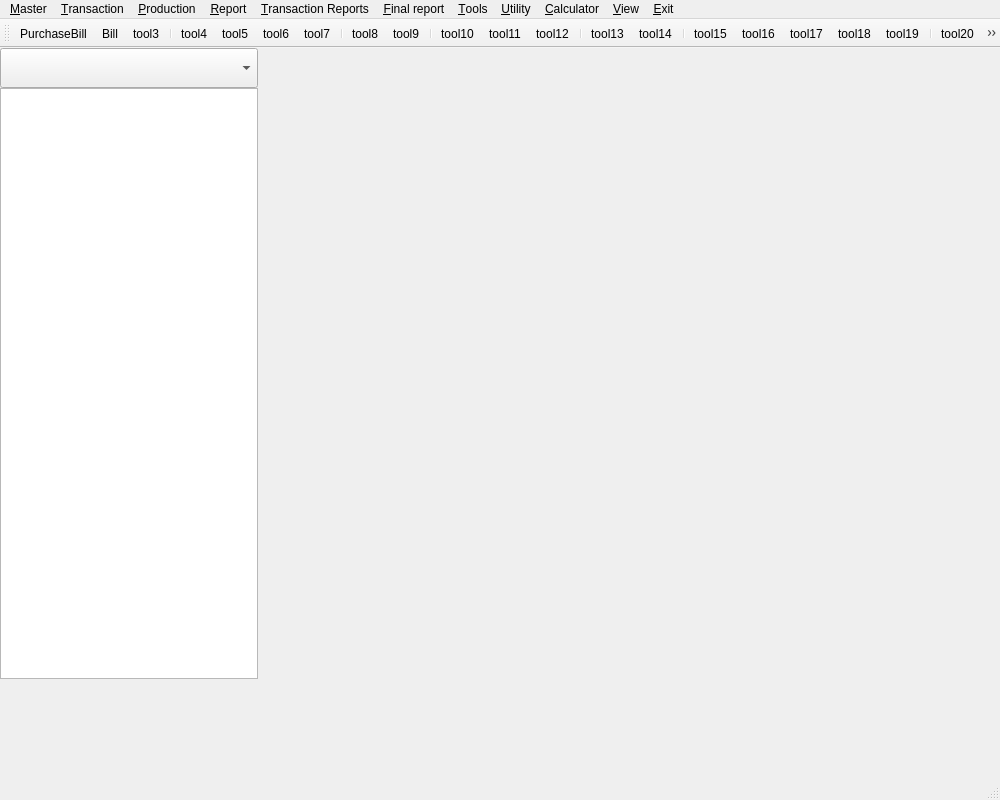
<?xml version="1.0" encoding="UTF-8"?>
<ui version="4.0">
 <class>MainWindow</class>
 <widget class="QMainWindow" name="MainWindow">
  <property name="geometry">
   <rect>
    <x>0</x>
    <y>0</y>
    <width>1000</width>
    <height>800</height>
   </rect>
  </property>
  <property name="windowTitle">
   <string>SHREE SHAKTI THREAD - NHD</string>
  </property>
  <property name="unifiedTitleAndToolBarOnMac">
   <bool>false</bool>
  </property>
  <widget class="QWidget" name="centralwidget">
   <widget class="QWidget" name="">
    <property name="geometry">
     <rect>
      <x>0</x>
      <y>0</y>
      <width>258</width>
      <height>701</height>
     </rect>
    </property>
    <layout class="QVBoxLayout" name="verticalLayout" stretch="0,0">
     <property name="spacing">
      <number>0</number>
     </property>
     <property name="leftMargin">
      <number>0</number>
     </property>
     <property name="topMargin">
      <number>0</number>
     </property>
     <property name="bottomMargin">
      <number>70</number>
     </property>
     <item>
      <widget class="QComboBox" name="comboBox">
       <property name="sizePolicy">
        <sizepolicy hsizetype="Expanding" vsizetype="Fixed">
         <horstretch>0</horstretch>
         <verstretch>0</verstretch>
        </sizepolicy>
       </property>
       <property name="minimumSize">
        <size>
         <width>250</width>
         <height>40</height>
        </size>
       </property>
      </widget>
     </item>
     <item>
      <widget class="QListWidget" name="listWidget">
       <property name="sizePolicy">
        <sizepolicy hsizetype="Expanding" vsizetype="Expanding">
         <horstretch>0</horstretch>
         <verstretch>0</verstretch>
        </sizepolicy>
       </property>
       <property name="minimumSize">
        <size>
         <width>250</width>
         <height>334</height>
        </size>
       </property>
       <property name="maximumSize">
        <size>
         <width>16777215</width>
         <height>591</height>
        </size>
       </property>
      </widget>
     </item>
    </layout>
   </widget>
  </widget>
  <widget class="QMenuBar" name="menubar">
   <property name="geometry">
    <rect>
     <x>0</x>
     <y>0</y>
     <width>1000</width>
     <height>33</height>
    </rect>
   </property>
   <widget class="QMenu" name="menuMaster">
    <property name="title">
     <string>&amp;Master</string>
    </property>
    <addaction name="actionPurchaseBill"/>
    <addaction name="actionBill"/>
   </widget>
   <widget class="QMenu" name="menuTransaction">
    <property name="title">
     <string>&amp;Transaction</string>
    </property>
   </widget>
   <widget class="QMenu" name="menuProduction">
    <property name="title">
     <string>&amp;Production</string>
    </property>
   </widget>
   <widget class="QMenu" name="menuReport">
    <property name="title">
     <string>&amp;Report</string>
    </property>
   </widget>
   <widget class="QMenu" name="menuTransaction_Reports">
    <property name="title">
     <string>&amp;Transaction Reports</string>
    </property>
   </widget>
   <widget class="QMenu" name="menuFinal_report">
    <property name="title">
     <string>&amp;Final report</string>
    </property>
   </widget>
   <widget class="QMenu" name="menuTools">
    <property name="title">
     <string>&amp;Tools</string>
    </property>
   </widget>
   <widget class="QMenu" name="menuUtility">
    <property name="title">
     <string>&amp;Utility</string>
    </property>
   </widget>
   <widget class="QMenu" name="menuCalculator">
    <property name="title">
     <string>&amp;Calculator</string>
    </property>
   </widget>
   <widget class="QMenu" name="menuView">
    <property name="title">
     <string>&amp;View</string>
    </property>
   </widget>
   <widget class="QMenu" name="menuExit">
    <property name="title">
     <string>&amp;Exit</string>
    </property>
   </widget>
   <addaction name="menuMaster"/>
   <addaction name="menuTransaction"/>
   <addaction name="menuProduction"/>
   <addaction name="menuReport"/>
   <addaction name="menuTransaction_Reports"/>
   <addaction name="menuFinal_report"/>
   <addaction name="menuTools"/>
   <addaction name="menuUtility"/>
   <addaction name="menuCalculator"/>
   <addaction name="menuView"/>
   <addaction name="menuExit"/>
  </widget>
  <widget class="QStatusBar" name="statusbar"/>
  <widget class="QToolBar" name="toolBar">
   <property name="windowTitle">
    <string>toolBar</string>
   </property>
   <property name="iconSize">
    <size>
     <width>20</width>
     <height>20</height>
    </size>
   </property>
   <attribute name="toolBarArea">
    <enum>TopToolBarArea</enum>
   </attribute>
   <attribute name="toolBarBreak">
    <bool>false</bool>
   </attribute>
   <addaction name="actionPurchaseBill"/>
   <addaction name="actionBill"/>
   <addaction name="actiontool3"/>
   <addaction name="separator"/>
   <addaction name="actiontool4"/>
   <addaction name="actiontool5"/>
   <addaction name="actiontool6"/>
   <addaction name="actiontool7"/>
   <addaction name="separator"/>
   <addaction name="actiontool8"/>
   <addaction name="actiontool9"/>
   <addaction name="separator"/>
   <addaction name="actiontool10"/>
   <addaction name="actiontool11"/>
   <addaction name="actiontool12"/>
   <addaction name="separator"/>
   <addaction name="actiontool13"/>
   <addaction name="actiontool14"/>
   <addaction name="separator"/>
   <addaction name="actiontool15"/>
   <addaction name="actiontool16"/>
   <addaction name="actiontool17"/>
   <addaction name="actiontool18"/>
   <addaction name="actiontool19"/>
   <addaction name="separator"/>
   <addaction name="actiontool20"/>
   <addaction name="separator"/>
   <addaction name="actiontool21"/>
   <addaction name="actiontool22"/>
   <addaction name="separator"/>
   <addaction name="actiontool23"/>
   <addaction name="actiontool24"/>
   <addaction name="actiontool25"/>
   <addaction name="separator"/>
  </widget>
  <action name="actionPurchaseBill">
   <property name="icon">
    <iconset>
     <normaloff>C:/Users/nihar/Downloads/letter-a.png</normaloff>C:/Users/nihar/Downloads/letter-a.png</iconset>
   </property>
   <property name="text">
    <string>&amp;PurchaseBill</string>
   </property>
   <property name="menuRole">
    <enum>QAction::MenuRole::NoRole</enum>
   </property>
  </action>
  <action name="actionBill">
   <property name="icon">
    <iconset>
     <normaloff>C:/Users/nihar/Downloads/letter-a.png</normaloff>C:/Users/nihar/Downloads/letter-a.png</iconset>
   </property>
   <property name="text">
    <string>&amp;Bill</string>
   </property>
   <property name="menuRole">
    <enum>QAction::MenuRole::NoRole</enum>
   </property>
  </action>
  <action name="actiontool3">
   <property name="icon">
    <iconset>
     <normaloff>C:/Users/nihar/Downloads/letter-a.png</normaloff>C:/Users/nihar/Downloads/letter-a.png</iconset>
   </property>
   <property name="text">
    <string>tool3</string>
   </property>
   <property name="menuRole">
    <enum>QAction::MenuRole::NoRole</enum>
   </property>
  </action>
  <action name="actiontool4">
   <property name="icon">
    <iconset>
     <normaloff>C:/Users/nihar/Downloads/letter-i (1).png</normaloff>C:/Users/nihar/Downloads/letter-i (1).png</iconset>
   </property>
   <property name="text">
    <string>tool4</string>
   </property>
   <property name="menuRole">
    <enum>QAction::MenuRole::NoRole</enum>
   </property>
  </action>
  <action name="actiontool5">
   <property name="icon">
    <iconset>
     <normaloff>C:/Users/nihar/Downloads/letter-i.png</normaloff>C:/Users/nihar/Downloads/letter-i.png</iconset>
   </property>
   <property name="text">
    <string>tool5</string>
   </property>
   <property name="menuRole">
    <enum>QAction::MenuRole::NoRole</enum>
   </property>
  </action>
  <action name="actiontool6">
   <property name="icon">
    <iconset>
     <normaloff>C:/Users/nihar/Downloads/letter-i (1).png</normaloff>C:/Users/nihar/Downloads/letter-i (1).png</iconset>
   </property>
   <property name="text">
    <string>tool6</string>
   </property>
   <property name="menuRole">
    <enum>QAction::MenuRole::NoRole</enum>
   </property>
  </action>
  <action name="actiontool7">
   <property name="icon">
    <iconset>
     <normaloff>C:/Users/nihar/Downloads/letter-i (1).png</normaloff>C:/Users/nihar/Downloads/letter-i (1).png</iconset>
   </property>
   <property name="text">
    <string>tool7</string>
   </property>
   <property name="menuRole">
    <enum>QAction::MenuRole::NoRole</enum>
   </property>
  </action>
  <action name="actiontool8">
   <property name="icon">
    <iconset>
     <normaloff>C:/Users/nihar/Downloads/letter-a.png</normaloff>C:/Users/nihar/Downloads/letter-a.png</iconset>
   </property>
   <property name="text">
    <string>tool8</string>
   </property>
   <property name="menuRole">
    <enum>QAction::MenuRole::NoRole</enum>
   </property>
  </action>
  <action name="actiontool9">
   <property name="icon">
    <iconset>
     <normaloff>C:/Users/nihar/Downloads/letter-a.png</normaloff>C:/Users/nihar/Downloads/letter-a.png</iconset>
   </property>
   <property name="text">
    <string>tool9</string>
   </property>
   <property name="menuRole">
    <enum>QAction::MenuRole::NoRole</enum>
   </property>
  </action>
  <action name="actiontool10">
   <property name="icon">
    <iconset>
     <normaloff>C:/Users/nihar/Downloads/letter-i (2).png</normaloff>C:/Users/nihar/Downloads/letter-i (2).png</iconset>
   </property>
   <property name="text">
    <string>tool10</string>
   </property>
   <property name="menuRole">
    <enum>QAction::MenuRole::NoRole</enum>
   </property>
  </action>
  <action name="actiontool11">
   <property name="icon">
    <iconset>
     <normaloff>C:/Users/nihar/Downloads/letter-i (1).png</normaloff>C:/Users/nihar/Downloads/letter-i (1).png</iconset>
   </property>
   <property name="text">
    <string>tool11</string>
   </property>
   <property name="menuRole">
    <enum>QAction::MenuRole::NoRole</enum>
   </property>
  </action>
  <action name="actiontool12">
   <property name="icon">
    <iconset>
     <normaloff>C:/Users/nihar/Downloads/letter-i (1).png</normaloff>C:/Users/nihar/Downloads/letter-i (1).png</iconset>
   </property>
   <property name="text">
    <string>tool12</string>
   </property>
   <property name="toolTip">
    <string>tool12</string>
   </property>
   <property name="menuRole">
    <enum>QAction::MenuRole::NoRole</enum>
   </property>
  </action>
  <action name="actiontool13">
   <property name="icon">
    <iconset>
     <normaloff>C:/Users/nihar/Downloads/letter-i (1).png</normaloff>C:/Users/nihar/Downloads/letter-i (1).png</iconset>
   </property>
   <property name="text">
    <string>tool13</string>
   </property>
   <property name="toolTip">
    <string>tool13</string>
   </property>
   <property name="menuRole">
    <enum>QAction::MenuRole::NoRole</enum>
   </property>
  </action>
  <action name="actiontool14">
   <property name="icon">
    <iconset>
     <normaloff>C:/Users/nihar/Downloads/letter-i (1).png</normaloff>C:/Users/nihar/Downloads/letter-i (1).png</iconset>
   </property>
   <property name="text">
    <string>tool14</string>
   </property>
   <property name="toolTip">
    <string>tool14</string>
   </property>
   <property name="menuRole">
    <enum>QAction::MenuRole::NoRole</enum>
   </property>
  </action>
  <action name="actiontool15">
   <property name="icon">
    <iconset>
     <normaloff>C:/Users/nihar/Downloads/letter-a.png</normaloff>C:/Users/nihar/Downloads/letter-a.png</iconset>
   </property>
   <property name="text">
    <string>tool15</string>
   </property>
   <property name="toolTip">
    <string>tool15</string>
   </property>
   <property name="menuRole">
    <enum>QAction::MenuRole::NoRole</enum>
   </property>
  </action>
  <action name="actiontool16">
   <property name="icon">
    <iconset>
     <normaloff>C:/Users/nihar/Downloads/letter-a.png</normaloff>C:/Users/nihar/Downloads/letter-a.png</iconset>
   </property>
   <property name="text">
    <string>tool16</string>
   </property>
   <property name="toolTip">
    <string>tool16</string>
   </property>
   <property name="menuRole">
    <enum>QAction::MenuRole::NoRole</enum>
   </property>
  </action>
  <action name="actiontool17">
   <property name="icon">
    <iconset>
     <normaloff>C:/Users/nihar/Downloads/letter-a.png</normaloff>C:/Users/nihar/Downloads/letter-a.png</iconset>
   </property>
   <property name="text">
    <string>tool17</string>
   </property>
   <property name="toolTip">
    <string>tool17</string>
   </property>
   <property name="menuRole">
    <enum>QAction::MenuRole::NoRole</enum>
   </property>
  </action>
  <action name="actiontool18">
   <property name="icon">
    <iconset>
     <normaloff>C:/Users/nihar/Downloads/letter-a.png</normaloff>C:/Users/nihar/Downloads/letter-a.png</iconset>
   </property>
   <property name="text">
    <string>tool18</string>
   </property>
   <property name="toolTip">
    <string>tool18</string>
   </property>
   <property name="menuRole">
    <enum>QAction::MenuRole::NoRole</enum>
   </property>
  </action>
  <action name="actiontool19">
   <property name="icon">
    <iconset>
     <normaloff>C:/Users/nihar/Downloads/letter-a.png</normaloff>C:/Users/nihar/Downloads/letter-a.png</iconset>
   </property>
   <property name="text">
    <string>tool19</string>
   </property>
   <property name="toolTip">
    <string>tool19</string>
   </property>
   <property name="menuRole">
    <enum>QAction::MenuRole::NoRole</enum>
   </property>
  </action>
  <action name="actiontool20">
   <property name="icon">
    <iconset>
     <normaloff>C:/Users/nihar/Downloads/letter-i (1).png</normaloff>C:/Users/nihar/Downloads/letter-i (1).png</iconset>
   </property>
   <property name="text">
    <string>tool20</string>
   </property>
   <property name="toolTip">
    <string>tool20</string>
   </property>
   <property name="menuRole">
    <enum>QAction::MenuRole::NoRole</enum>
   </property>
  </action>
  <action name="actiontool21">
   <property name="icon">
    <iconset>
     <normaloff>C:/Users/nihar/Downloads/letter-a.png</normaloff>C:/Users/nihar/Downloads/letter-a.png</iconset>
   </property>
   <property name="text">
    <string>tool21</string>
   </property>
   <property name="toolTip">
    <string>tool21</string>
   </property>
   <property name="menuRole">
    <enum>QAction::MenuRole::NoRole</enum>
   </property>
  </action>
  <action name="actiontool22">
   <property name="icon">
    <iconset>
     <normaloff>C:/Users/nihar/Downloads/letter-a.png</normaloff>C:/Users/nihar/Downloads/letter-a.png</iconset>
   </property>
   <property name="text">
    <string>tool22</string>
   </property>
   <property name="toolTip">
    <string>tool22</string>
   </property>
   <property name="menuRole">
    <enum>QAction::MenuRole::NoRole</enum>
   </property>
  </action>
  <action name="actiontool23">
   <property name="icon">
    <iconset>
     <normaloff>C:/Users/nihar/Downloads/letter-i (1).png</normaloff>C:/Users/nihar/Downloads/letter-i (1).png</iconset>
   </property>
   <property name="text">
    <string>tool23</string>
   </property>
   <property name="toolTip">
    <string>tool23</string>
   </property>
   <property name="menuRole">
    <enum>QAction::MenuRole::NoRole</enum>
   </property>
  </action>
  <action name="actiontool24">
   <property name="icon">
    <iconset>
     <normaloff>C:/Users/nihar/Downloads/letter-i (1).png</normaloff>C:/Users/nihar/Downloads/letter-i (1).png</iconset>
   </property>
   <property name="text">
    <string>tool24</string>
   </property>
   <property name="toolTip">
    <string>tool24</string>
   </property>
   <property name="menuRole">
    <enum>QAction::MenuRole::NoRole</enum>
   </property>
  </action>
  <action name="actiontool25">
   <property name="icon">
    <iconset>
     <normaloff>C:/Users/nihar/Downloads/letter-i (1).png</normaloff>C:/Users/nihar/Downloads/letter-i (1).png</iconset>
   </property>
   <property name="text">
    <string>tool25</string>
   </property>
   <property name="toolTip">
    <string>tool25</string>
   </property>
   <property name="menuRole">
    <enum>QAction::MenuRole::NoRole</enum>
   </property>
  </action>
 </widget>
 <resources/>
 <connections/>
</ui>
